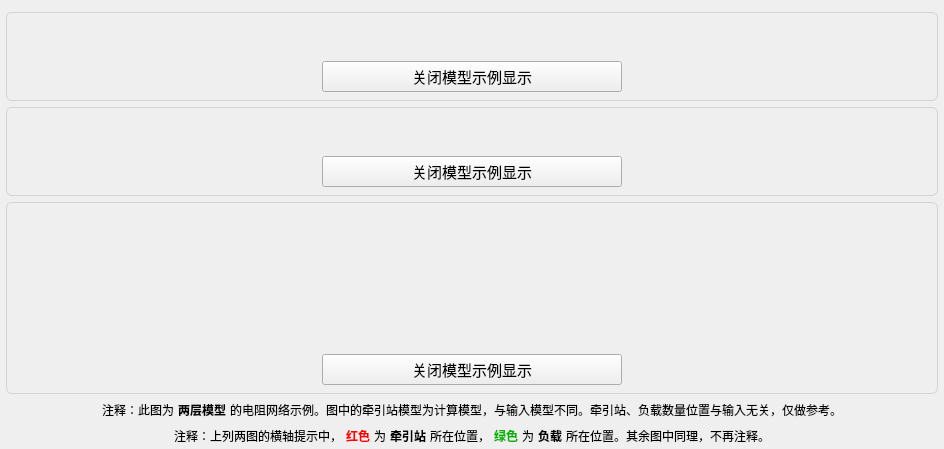
  <widget class="QWidget" name="mWidget">
   <property name="sizePolicy">
    <sizepolicy hsizetype="MinimumExpanding" vsizetype="Preferred">
     <horstretch>0</horstretch>
     <verstretch>0</verstretch>
    </sizepolicy>
   </property>
   <property name="minimumSize">
    <size>
     <width>800</width>
     <height>0</height>
    </size>
   </property>
   <property name="font">
    <font>
     <family>微软雅黑</family>
    </font>
   </property>
   <layout class="QVBoxLayout" name="verticalLayout_7">
    <property name="leftMargin">
     <number>6</number>
    </property>
    <property name="topMargin">
     <number>6</number>
    </property>
    <property name="rightMargin">
     <number>6</number>
    </property>
    <property name="bottomMargin">
     <number>3</number>
    </property>
    <item>
     <widget class="QWidget" name="chartWidget" native="true">
      <property name="sizePolicy">
       <sizepolicy hsizetype="Preferred" vsizetype="Expanding">
        <horstretch>0</horstretch>
        <verstretch>0</verstretch>
       </sizepolicy>
      </property>
     </widget>
    </item>
    <item>
     <widget class="QWidget" name="modelWidget2" native="true">
      <property name="minimumSize">
       <size>
        <width>0</width>
        <height>10</height>
       </size>
      </property>
      <property name="styleSheet">
       <string notr="true">QWidget#modelWidget2{
background-image: url(:/images/icos/model4.png);
background-repeat:no-repeat;
background-position:center;
border-radius: 6px;
border-style:solid;
border-width:1px;
border-color:lightGray;
}</string>
      </property>
      <layout class="QGridLayout" name="gridLayout_5">
       <item row="0" column="0">
        <spacer name="verticalSpacer_15">
         <property name="orientation">
          <enum>Qt::Vertical</enum>
         </property>
         <property name="sizeHint" stdset="0">
          <size>
           <width>20</width>
           <height>40</height>
          </size>
         </property>
        </spacer>
       </item>
       <item row="1" column="0">
        <widget class="QPushButton" name="close2">
         <property name="maximumSize">
          <size>
           <width>300</width>
           <height>16777215</height>
          </size>
         </property>
         <property name="font">
          <font>
           <family>微软雅黑</family>
           <pointsize>11</pointsize>
          </font>
         </property>
         <property name="styleSheet">
          <string notr="true">QPushButton:hover{
color:red;
border-color:red;
}

QPushButton:pressed{
color:red;
border-color:red;
border-width:2px;
}</string>
         </property>
         <property name="text">
          <string>关闭模型示例显示</string>
         </property>
        </widget>
       </item>
      </layout>
     </widget>
    </item>
    <item>
     <widget class="QWidget" name="modelWidget1" native="true">
      <property name="minimumSize">
       <size>
        <width>0</width>
        <height>10</height>
       </size>
      </property>
      <property name="styleSheet">
       <string notr="true">QWidget#modelWidget1{
background-image: url(:/images/icos/model3.png);
background-repeat:no-repeat;
background-position:center;
border-radius: 6px;
border-style:solid;
border-width:1px;
border-color:lightGray;
}</string>
      </property>
      <layout class="QGridLayout" name="gridLayout_3">
       <item row="16" column="1">
        <spacer name="verticalSpacer_9">
         <property name="orientation">
          <enum>Qt::Vertical</enum>
         </property>
         <property name="sizeHint" stdset="0">
          <size>
           <width>20</width>
           <height>40</height>
          </size>
         </property>
        </spacer>
       </item>
       <item row="17" column="1">
        <widget class="QPushButton" name="close1">
         <property name="maximumSize">
          <size>
           <width>300</width>
           <height>16777215</height>
          </size>
         </property>
         <property name="font">
          <font>
           <family>微软雅黑</family>
           <pointsize>11</pointsize>
          </font>
         </property>
         <property name="styleSheet">
          <string notr="true">QPushButton:hover{
color:red;
border-color:red;
}

QPushButton:pressed{
color:red;
border-color:red;
border-width:2px;
}</string>
         </property>
         <property name="text">
          <string>关闭模型示例显示</string>
         </property>
        </widget>
       </item>
      </layout>
     </widget>
    </item>
    <item>
     <widget class="QWidget" name="modelWidget0" native="true">
      <property name="sizePolicy">
       <sizepolicy hsizetype="Preferred" vsizetype="Expanding">
        <horstretch>0</horstretch>
        <verstretch>0</verstretch>
       </sizepolicy>
      </property>
      <property name="minimumSize">
       <size>
        <width>0</width>
        <height>10</height>
       </size>
      </property>
      <property name="maximumSize">
       <size>
        <width>16777215</width>
        <height>16777215</height>
       </size>
      </property>
      <property name="styleSheet">
       <string notr="true">QWidget#modelWidget0{
background-image: url(:/images/icos/model2.png);
background-repeat:no-repeat;
background-position:center;
border-radius: 6px;
border-style:solid;
border-width:1px;
border-color:lightGray;
}
</string>
      </property>
      <layout class="QGridLayout" name="gridLayout">
       <item row="0" column="0">
        <spacer name="verticalSpacer_14">
         <property name="orientation">
          <enum>Qt::Vertical</enum>
         </property>
         <property name="sizeHint" stdset="0">
          <size>
           <width>20</width>
           <height>143</height>
          </size>
         </property>
        </spacer>
       </item>
       <item row="1" column="0">
        <widget class="QPushButton" name="close0">
         <property name="maximumSize">
          <size>
           <width>300</width>
           <height>16777215</height>
          </size>
         </property>
         <property name="font">
          <font>
           <family>微软雅黑</family>
           <pointsize>11</pointsize>
          </font>
         </property>
         <property name="styleSheet">
          <string notr="true">QPushButton:hover{
color:red;
border-color:red;
}

QPushButton:pressed{
color:red;
border-color:red;
border-width:2px;
}</string>
         </property>
         <property name="text">
          <string>关闭模型示例显示</string>
         </property>
        </widget>
       </item>
      </layout>
     </widget>
    </item>
    <item>
     <widget class="QWidget" name="widget4G" native="true">
      <property name="font">
       <font>
        <pointsize>9</pointsize>
       </font>
      </property>
      <layout class="QHBoxLayout" name="horizontalLayout_14">
       <property name="spacing">
        <number>4</number>
       </property>
       <property name="leftMargin">
        <number>0</number>
       </property>
       <property name="topMargin">
        <number>0</number>
       </property>
       <property name="rightMargin">
        <number>0</number>
       </property>
       <property name="bottomMargin">
        <number>0</number>
       </property>
       <item>
        <spacer name="horizontalSpacer_7">
         <property name="orientation">
          <enum>Qt::Horizontal</enum>
         </property>
         <property name="sizeHint" stdset="0">
          <size>
           <width>68</width>
           <height>20</height>
          </size>
         </property>
        </spacer>
       </item>
       <item>
        <widget class="QLabel" name="label_37">
         <property name="text">
          <string>注释：此图为</string>
         </property>
        </widget>
       </item>
       <item>
        <widget class="QLabel" name="labelModel">
         <property name="font">
          <font>
           <family>微软雅黑</family>
           <weight>75</weight>
           <bold>true</bold>
          </font>
         </property>
         <property name="text">
          <string>两层模型</string>
         </property>
        </widget>
       </item>
       <item>
        <widget class="QLabel" name="label_34">
         <property name="text">
          <string>的电阻网络示例。图中的牵引站模型为计算模型，与输入模型不同。牵引站、负载数量位置与输入无关，仅做参考。</string>
         </property>
        </widget>
       </item>
       <item>
        <spacer name="horizontalSpacer_11">
         <property name="orientation">
          <enum>Qt::Horizontal</enum>
         </property>
         <property name="sizeHint" stdset="0">
          <size>
           <width>67</width>
           <height>20</height>
          </size>
         </property>
        </spacer>
       </item>
      </layout>
     </widget>
    </item>
    <item>
     <widget class="QWidget" name="widget4exp" native="true">
      <layout class="QHBoxLayout" name="horizontalLayout_12">
       <property name="spacing">
        <number>4</number>
       </property>
       <property name="leftMargin">
        <number>0</number>
       </property>
       <property name="topMargin">
        <number>0</number>
       </property>
       <property name="rightMargin">
        <number>0</number>
       </property>
       <property name="bottomMargin">
        <number>0</number>
       </property>
       <item>
        <spacer name="horizontalSpacer_4">
         <property name="orientation">
          <enum>Qt::Horizontal</enum>
         </property>
         <property name="sizeHint" stdset="0">
          <size>
           <width>168</width>
           <height>20</height>
          </size>
         </property>
        </spacer>
       </item>
       <item>
        <widget class="QLabel" name="label_17">
         <property name="text">
          <string>注释：上列两图的横轴提示中，</string>
         </property>
        </widget>
       </item>
       <item>
        <widget class="QLabel" name="label_18">
         <property name="font">
          <font>
           <family>微软雅黑</family>
           <weight>75</weight>
           <bold>true</bold>
          </font>
         </property>
         <property name="styleSheet">
          <string notr="true">QLabel{
color:red;
}</string>
         </property>
         <property name="text">
          <string>红色</string>
         </property>
        </widget>
       </item>
       <item>
        <widget class="QLabel" name="label_19">
         <property name="text">
          <string>为</string>
         </property>
        </widget>
       </item>
       <item>
        <widget class="QLabel" name="label_20">
         <property name="font">
          <font>
           <family>微软雅黑</family>
           <weight>75</weight>
           <bold>true</bold>
          </font>
         </property>
         <property name="text">
          <string>牵引站</string>
         </property>
        </widget>
       </item>
       <item>
        <widget class="QLabel" name="label_21">
         <property name="text">
          <string>所在位置，</string>
         </property>
        </widget>
       </item>
       <item>
        <widget class="QLabel" name="label_22">
         <property name="font">
          <font>
           <family>微软雅黑</family>
           <weight>75</weight>
           <bold>true</bold>
          </font>
         </property>
         <property name="styleSheet">
          <string notr="true">QLabel{
color:rgb(0,180,0);
}</string>
         </property>
         <property name="text">
          <string>绿色</string>
         </property>
        </widget>
       </item>
       <item>
        <widget class="QLabel" name="label_23">
         <property name="text">
          <string>为</string>
         </property>
        </widget>
       </item>
       <item>
        <widget class="QLabel" name="label_24">
         <property name="font">
          <font>
           <family>微软雅黑</family>
           <weight>75</weight>
           <bold>true</bold>
          </font>
         </property>
         <property name="text">
          <string>负载</string>
         </property>
        </widget>
       </item>
       <item>
        <widget class="QLabel" name="label_25">
         <property name="text">
          <string>所在位置。其余图中同理，不再注释。</string>
         </property>
        </widget>
       </item>
       <item>
        <spacer name="horizontalSpacer_3">
         <property name="orientation">
          <enum>Qt::Horizontal</enum>
         </property>
         <property name="sizeHint" stdset="0">
          <size>
           <width>168</width>
           <height>20</height>
          </size>
         </property>
        </spacer>
       </item>
      </layout>
     </widget>
    </item>
    <item>
     <layout class="QHBoxLayout" name="horizontalLayout4status2"/>
    </item>
   </layout>
  </widget>
